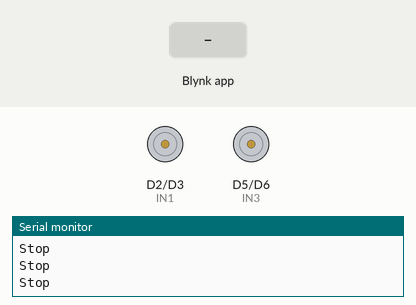
This sketch was run on a simulated ESP8266 (NodeMCU). On the bench: motor-driver pin pairs drawn as motors (green arrow = first pin HIGH = forward, orange = second pin HIGH = backward, longer = more drive, scaled by the enable pin), the last lines printed to the serial monitor. The test bench sets the inputs (shaded band). WiFi joins after 1.5 s; servers stay silent unless stated.

Above: at 3.0 s.
3.1 s: Blynk app writes 1 to V0
At 4.3 s:
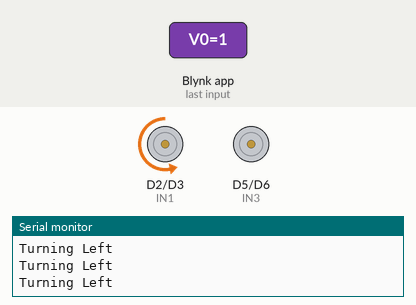
4.6 s: Blynk app writes 200 to V0
At 5.6 s:
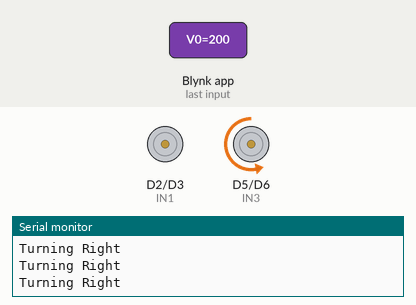
6.1 s: Blynk app writes 1 to V1
At 6.8 s:
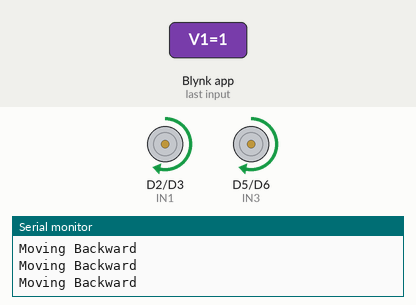
7.6 s: Blynk app writes 200 to V1
At 8.1 s:
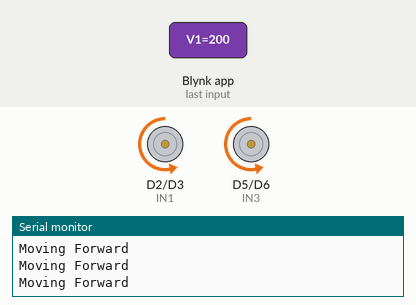
9.1 s: Blynk app writes 1 to V2
At 10.3 s:
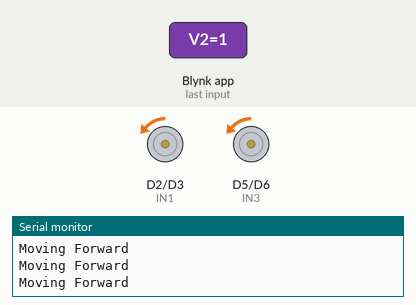
10.6 s: Blynk app writes 0 to V1
At 11.5 s:
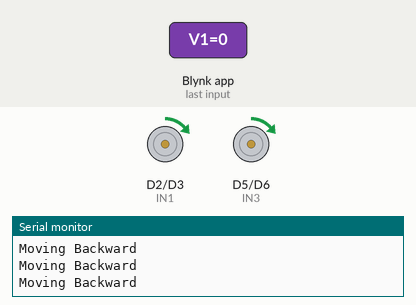
Timing chart, 0 to 13.1 s (numbered marks = the images above; inputs shaded):
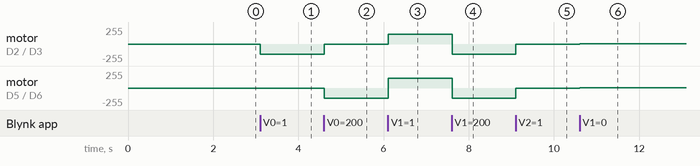

The sketch:

sketch_mar31a.ino
```cpp
#define BLYNK_TEMPLATE_ID "TMPL3es2-xAmn"
#define BLYNK_TEMPLATE_NAME "Wireless project"

#define BLYNK_PRINT Serial
#include <ESP8266WiFi.h>
#include <BlynkSimpleEsp8266.h>

// Define motor pins (only two motors)
#define ENA D1
#define IN1 D2
#define IN2 D3
#define ENB D4
#define IN3 D5
#define IN4 D6

// Variables for the Blynk widget values
int x = 50;
int y = 50;
int Speed = 150;

char auth[] = "MHbVzeq_EP0Ocl5TJVDcT3Mhivm7BD2u";
char ssid[] = "realme 9";
char pass[] = "21012005";

void setup() {
  Serial.begin(9600);

  pinMode(ENA, OUTPUT);
  pinMode(IN1, OUTPUT);
  pinMode(IN2, OUTPUT);
  pinMode(ENB, OUTPUT);
  pinMode(IN3, OUTPUT);
  pinMode(IN4, OUTPUT);

  Blynk.begin(auth, ssid, pass, "blynk.cloud", 80);
}

BLYNK_WRITE(V0) {
  x = param[0].asInt();
}

BLYNK_WRITE(V1) {
  y = param[0].asInt();
}

BLYNK_WRITE(V2) {
  Speed = param.asInt();
}

void smartcar() {
  if (y > 70) {
    carForward();
    Serial.println("Moving Forward");
  } else if (y < 30) {
    carBackward();
    Serial.println("Moving Backward");
  } else if (x < 30) {
    carLeft();
    Serial.println("Turning Left");
  } else if (x > 70) {
    carRight();
    Serial.println("Turning Right");
  } else {
    carStop();
    Serial.println("Stop");
  }
}

void loop() {
  Blynk.run();
  smartcar();
}

void carForward() {
  analogWrite(ENA, Speed);
  analogWrite(ENB, Speed);
  digitalWrite(IN1, LOW);
  digitalWrite(IN2, HIGH);
  digitalWrite(IN3, LOW);
  digitalWrite(IN4, HIGH);
}

void carBackward() {
  analogWrite(ENA, Speed);
  analogWrite(ENB, Speed);
  digitalWrite(IN1, HIGH);
  digitalWrite(IN2, LOW);
  digitalWrite(IN3, HIGH);
  digitalWrite(IN4, LOW);
}

void carLeft() {
  analogWrite(ENA, Speed);
  analogWrite(ENB, Speed);
  digitalWrite(IN1, LOW);
  digitalWrite(IN2, HIGH);
  digitalWrite(IN3, LOW);
  digitalWrite(IN4, LOW);
}

void carRight() {
  analogWrite(ENA, Speed);
  analogWrite(ENB, Speed);
  digitalWrite(IN1, LOW);
  digitalWrite(IN2, LOW);
  digitalWrite(IN3, LOW);
  digitalWrite(IN4, HIGH);
}

void carStop() {
  digitalWrite(IN1, LOW);
  digitalWrite(IN2, LOW);
  digitalWrite(IN3, LOW);
  digitalWrite(IN4, LOW);
}
```

Measured:
- after the input at 3.1 s, motor on D2 (IN1) / D3 (IN2): stopped → backward 150/255 at once
- after the input at 4.6 s, motor on D2 (IN1) / D3 (IN2): backward 150/255 → stopped at once; motor on D5 (IN3) / D6 (IN4): stopped → backward 150/255 at once
- after the input at 6.1 s, motor on D2 (IN1) / D3 (IN2): stopped → forward 150/255 at once; motor on D5 (IN3) / D6 (IN4): backward 150/255 → forward 150/255 at once
- after the input at 7.6 s, motor on D2 (IN1) / D3 (IN2), motor on D5 (IN3) / D6 (IN4): forward 150/255 → backward 150/255 at once
- after the input at 9.1 s, motor on D2 (IN1) / D3 (IN2), motor on D5 (IN3) / D6 (IN4): backward 150/255 → backward 1/255 at once
- after the input at 10.6 s, motor on D2 (IN1) / D3 (IN2), motor on D5 (IN3) / D6 (IN4): backward 1/255 → forward 1/255 at once
